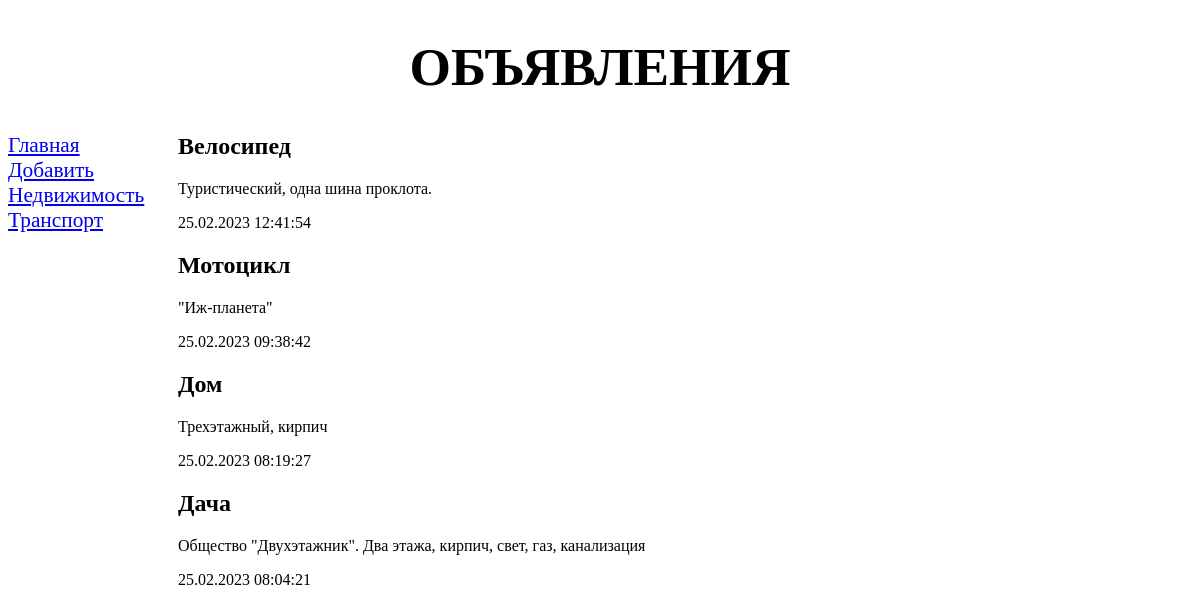
The page / on the database its author committed.
### bboard/models.py (models this page shows, shortened)
class Rubric(models.Model):
    name = models.CharField(max_length=20 ,db_index=True,verbose_name='Название')
    class Meta:
        verbose_name_plural = 'Рубрики'
        verbose_name = 'Рубрика'
        ordering = ['name']

class Bb(models.Model):
    title = models.CharField(max_length=50,verbose_name='Товар')
    content = models.TextField(null=True, blank=True,verbose_name='Описание')
    price = models.FloatField(null=True, blank=True,verbose_name='Цена')
    published = models.DateTimeField(auto_now_add=True,db_index=True, verbose_name='Опубликовано')
    rubric = models.ForeignKey('Rubric', null=True, on_delete=models.PROTECT,verbose_name='Рубрика')
    class Meta:
        verbose_name_plural='Объявления'
        verbose_name='Объявление'
        ordering =['-published']

### bboard/views.py (the view)
# urls.py: path('', index, name='index')
def index(request):
    bbs = Bb.objects.all()
    rubrics = Rubric.objects.all()
    context = {'bbs': bbs, 'rubrics': rubrics}
    return render(request, 'bboard/index.html', context)

### bboard/templates/bboard/index.html (shortened to what this page needs)
{% extends "layout/basic.html" %}
{% block content %}
{% for bb in bbs %}
<div>
     <h2>{{ bb.title }}</h2>
     <p>{{ bb.content }}</p>
     <p>{{ bb.published|date:"d.m.Y H:i:s" }}</p>
</div>
{% endfor %}
{% endblock %}

### bboard/templates/layout/basic.html (shortened to what this page needs)
{% load static %}
<!DOCTYPE html>
<html lang="en">
<head>
    <link rel="stylesheet" type="text/css" href="{% static 'bboard/style.css' %}">
</head>
<body>
    <header>
      <h1>Объявления</h1>
    </header>
    <nav>
      <a href="{% url 'index' %}">Главная</a>
      <a href="{% url 'add' %}">Добавить</a>
      {% for rubric in rubrics %}
      <a href="{% url 'by_rubric' rubric.pk %}">{{ rubric.name }}</a>
      {% endfor %}
    </nav>
    <section>
      {% block content %}
      {% endblock %}
    </section>
</body>
</html>

### bboard/static/bboard/style.css (style rules this page uses)
header h1 { font-size:40pt; text-transform: uppercase; text-align: center; }
nav { font-size: 16pt; width:150px; float: left; }
nav a { display: block; margin: 10px 0 px; }
section { margin-left: 170px; }

### rows shown on the page
Rubric: name "Недвижимость"
Rubric: name "Транспорт"
Bb: title "Велосипед", content "Туристический, одна шина проклота.", published "25.02.2023 12:41:54"
Bb: title "Мотоцикл", content "\"Иж-планета\"", published "25.02.2023 09:38:42"
Bb: title "Дом", content "Трехэтажный, кирпич", published "25.02.2023 08:19:27"
Bb: title "Дача", content "Общество \"Двухэтажник\". Два этажа, кирпич, свет, газ, канализация", published "25.02.2023 08:04:21"
